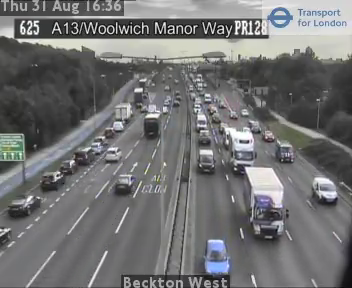
#> input picture frame 27 of inputs/625_201708311636.mp4, 352 x 288 px, given in place of 625_201709141311.mp4, which was not available
$ python haarCascades.py
#> lines starting #> are read from the running program, lines starting #| are printed output that depends on the picture; after the words box and inside, x2 and y2 are one past the last pixel; in counts of white or black regions, pixels touching at a corner belong together; pictures that were not available may be replaced by others from this repository, and a replacement may not be noted
#!/usr/bin/env python3
# -*- coding: utf-8 -*-
"""
Created on Thu Aug 31 12:59:22 2017

@author: alexdrake
"""
import os

import cv2
import numpy as np

# get working directory
loc = os.path.abspath('')

# this is the cascade
car_cascade = cv2.CascadeClassifier(loc + '/trafficCounter/classifier/cars3.xml')

# Video source
inputFile = loc + '/trafficCounter/inputs/625_201709141311.mp4'
cap = cv2.VideoCapture(inputFile)

# get frame size
frame_w = int(cap.get(cv2.CAP_PROP_FRAME_WIDTH))
frame_h = int(cap.get(cv2.CAP_PROP_FRAME_HEIGHT))

# create a mask (manual for each camera)
mask = np.zeros((frame_h, frame_w), np.uint8)
mask[:, :] = 255
mask[:120, :] = 0

frame_no = 0

ret, img = cap.read()
#> img is the input picture: shape (288, 352, 3); mean B, G, R 114.9, 114.4, 114

while ret:
    ret, img = cap.read()
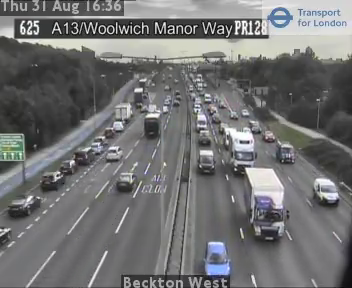
#> input picture frame 28 of inputs/625_201708311636.mp4, 352 x 288 px, given in place of 625_201709141311.mp4, which was not available
#> img is the input picture: shape (288, 352, 3); mean B, G, R 114.9, 114.4, 114
    frame_no = frame_no + 1

    gray = cv2.cvtColor(img, cv2.COLOR_BGR2GRAY)

    # apply mask
    gray = cv2.bitwise_and(gray, gray, mask=mask)
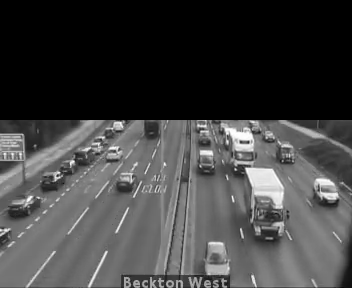
#> gray: shape (288, 352); min 0, max 254, mean 65.6

    # image, reject levels level weights.
    cars = car_cascade.detectMultiScale(gray, 1.008, 5)
#> cars = [[259, 127, 23, 23], [275, 148, 24, 24], [192, 128, 24, 24], [233, 128, 23, 23], [194, 155, 28, 28], [300, 176, 47, 47], [215, 147, 40, 40], [104, 165, 38, 38], [129, 109, 42, 42], [242, 208, 51, 51], [213, 184, 89, 89]]

    # add this
    for (x, y, w, h) in cars:
        cv2.rectangle(img, (x, y), (x + w, y + h), (255, 255, 0), 2)

        roi_gray = gray[y:y + h, x:x + w]
        roi_color = img[y:y + h, x:x + w]
#> this loop made 11 passes
#> pass 1, `roi_gray = gray[y:y + h, x:x + w]`:
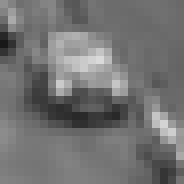
#> roi_gray: shape (23, 23) (shown 8 times larger); min 24, max 218, mean 114.3
#> pass 1, `roi_color = img[y:y + h, x:x + w]`:
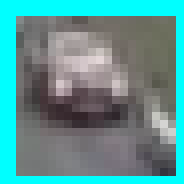
#> roi_color: shape (23, 23, 3) (shown 8 times larger); mean B, G, R 147.3, 148, 89.2
#> pass 2, `roi_gray = gray[y:y + h, x:x + w]`:
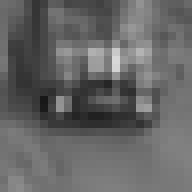
#> roi_gray: shape (24, 24) (shown 8 times larger); min 24, max 215, mean 101.2
#> pass 2, `roi_color = img[y:y + h, x:x + w]`:
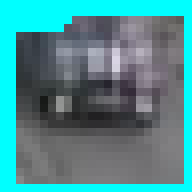
#> roi_color: shape (24, 24, 3) (shown 8 times larger); mean B, G, R 143.5, 139.9, 74.8
#> after the loop:
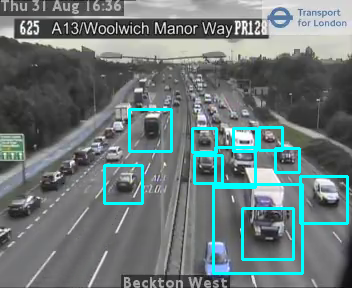
#> img: shape (288, 352, 3); 4.86% of pixels changed, all inside (x1, y1, x2, y2) = (103, 108, 349, 275)

    print('Processing %d : cars detected : [%s]' % (frame_no, len(cars)))
#| Processing 1 : cars detected : [11]

    cv2.imshow('img', img)
    if cv2.waitKey(27) and 0xFF == ord('q'):
#> (key q is pressed here)
        break

cap.release()
cv2.destroyAllWindows()

$ run again, starting later in the video
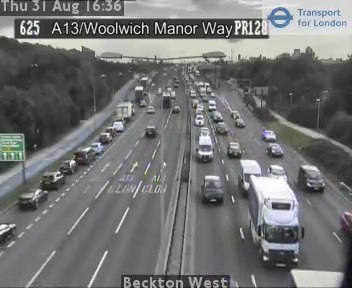
#> input picture frame 122 of inputs/625_201708311636.mp4, 352 x 288 px, given in place of 625_201709141311.mp4, which was not available
#> img is the input picture: shape (288, 352, 3); mean B, G, R 114.8, 114.7, 114.2
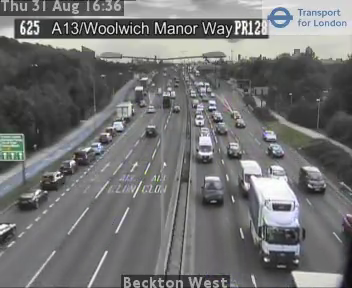
#> input picture frame 123 of inputs/625_201708311636.mp4, 352 x 288 px, given in place of 625_201709141311.mp4, which was not available
#> img is the input picture: shape (288, 352, 3); mean B, G, R 114.8, 114.7, 114.2
#> cars = [[262, 138, 29, 29], [267, 188, 31, 31], [186, 138, 38, 38], [186, 173, 49, 49], [4, 180, 43, 43], [283, 157, 55, 55], [6, 116, 48, 48]]
#> the loop `for (x, y, w, h) in cars:` made 7 passes
#> after the loop `for (x, y, w, h) in cars:`:
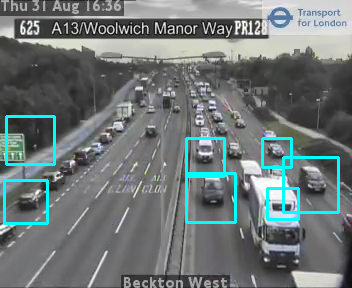
#> img: shape (288, 352, 3); 3.38% of pixels changed, all inside (x1, y1, x2, y2) = (3, 115, 340, 225)
#| Processing 1 : cars detected : [7]

$ run again, starting later in the video
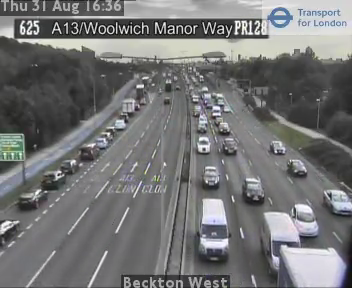
#> input picture frame 218 of inputs/625_201708311636.mp4, 352 x 288 px, given in place of 625_201709141311.mp4, which was not available
#> img is the input picture: shape (288, 352, 3); mean B, G, R 117.2, 116.8, 116.2
#> `gray = cv2.bitwise_and(gray, gray, mask=mask)`:
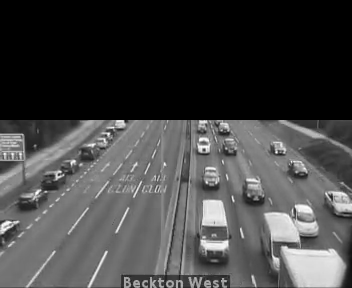
#> gray: shape (288, 352); min 0, max 254, mean 68
#> cars = [[220, 140, 23, 23], [279, 151, 39, 39], [192, 164, 38, 38], [240, 183, 31, 31], [257, 132, 35, 35], [6, 179, 42, 42], [278, 206, 59, 59], [187, 127, 42, 42], [6, 116, 48, 48], [184, 225, 56, 56]]
#> the loop `for (x, y, w, h) in cars:` made 10 passes
#> after the loop `for (x, y, w, h) in cars:`:
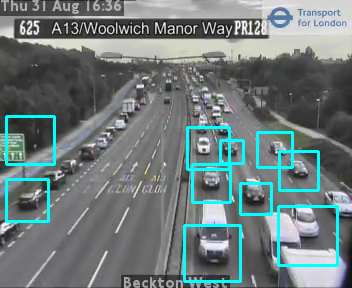
#> img: shape (288, 352, 3); mean B, G, R 123.4, 123.1, 110.4
#| Processing 1 : cars detected : [10]
